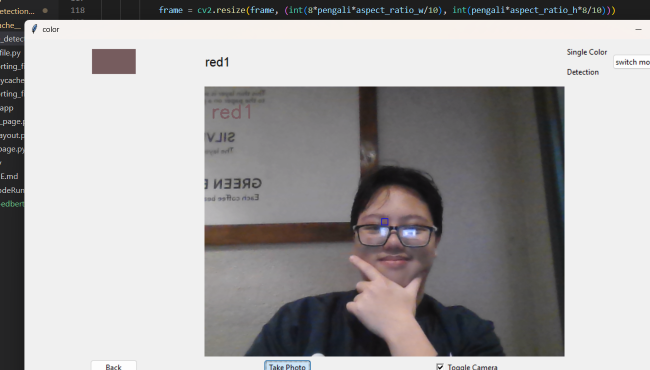
#> input picture testing-edbert.png, 1300 x 740 px, given in place of the camera (shown at 1/2 size)
$ python image_detection_v2.py
#> lines starting #> are read from the running program, lines starting #| are printed output that depends on the picture; after the words box and inside, x2 and y2 are one past the last pixel; in counts of white or black regions, pixels touching at a corner belong together
# Python code for Multiple Color Detection

from supporting_file import *


# Capturing video through webcam
webcam = cv2.VideoCapture(0)

# Start a while loop
while(1):

	# Reading the video from the
	# webcam in image frames
	_, imageFrame = webcam.read()
#> imageFrame is the input picture: shape (740, 1300, 3); mean B, G, R 163.6, 163.4, 165.4

	# Convert the imageFrame in
	# BGR(RGB color space) to
	# HSV(hue-saturation-value)
	# color space
	hsvFrame = cv2.cvtColor(imageFrame, cv2.COLOR_BGR2HSV)
#> hsvFrame: shape (740, 1300, 3); mean H, S, V 43.6, 12.8, 166.9

	# define mask for each color using range of color
	# mask = cv2.inRange(frame, lower range, upper range)
	black_mask = cv2.inRange(hsvFrame, np.array(color_dict_HSV["black"][1], np.uint8), np.array(color_dict_HSV["black"][0], np.uint8))
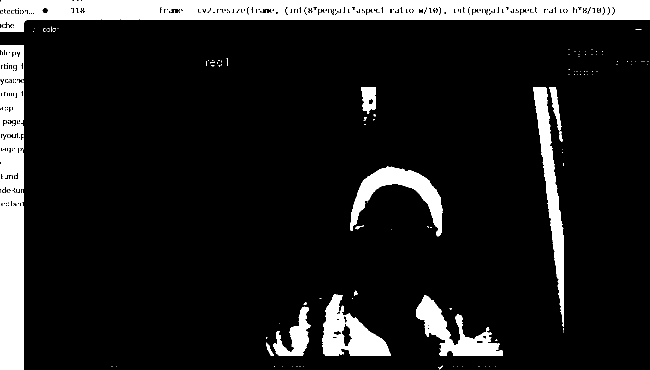
#> black_mask: shape (740, 1300) (shown at 1/2 size); 11.8% white; 204 white regions (182 under 20 px), largest, box (x1, y1, x2, y2) and area: (280, 0, 1300, 39) 35100, (0, 91, 48, 740) 28054, (1066, 174, 1128, 654) 8940
	white_mask = cv2.inRange(hsvFrame, np.array(color_dict_HSV["white"][1], np.uint8), np.array(color_dict_HSV["white"][0], np.uint8))
#> white_mask: shape (740, 1300); 49.7% white; 163 white regions (159 under 20 px), largest, box (x1, y1, x2, y2) and area: (49, 40, 1300, 740) 477121, (437, 122, 441, 130) 27, (94, 57, 98, 63) 22, (107, 57, 111, 63) 20
	red_mask = cv2.inRange(hsvFrame, np.array(color_dict_HSV["red"][1], np.uint8), np.array(color_dict_HSV["red"][0], np.uint8))
#> red_mask: shape (740, 1300); 1.2% white; 327 white regions (292 under 20 px), largest, box (x1, y1, x2, y2) and area: (185, 99, 271, 147) 4128, (739, 481, 837, 576) 3155, (715, 425, 785, 446) 648
	Red_mask = cv2.inRange(hsvFrame, np.array(color_dict_HSV["Red"][1], np.uint8), np.array(color_dict_HSV["Red"][0], np.uint8))
#> Red_mask: shape (740, 1300); 0.05% white in thin lines or dots
	green_mask = cv2.inRange(hsvFrame, np.array(color_dict_HSV["green"][1], np.uint8), np.array(color_dict_HSV["green"][0], np.uint8))
#> green_mask: shape (740, 1300); 0.01% white in thin lines or dots, all inside (x1, y1, x2, y2) = (0, 13, 1228, 413)
	blue_mask = cv2.inRange(hsvFrame, np.array(color_dict_HSV["blue"][1], np.uint8), np.array(color_dict_HSV["blue"][0], np.uint8))
#> blue_mask: shape (740, 1300); 0.24% white in thin lines or dots
	yellow_mask = cv2.inRange(hsvFrame, np.array(color_dict_HSV["yellow"][1], np.uint8), np.array(color_dict_HSV["yellow"][0], np.uint8))
#> yellow_mask: shape (740, 1300); 0.06% white in thin lines or dots
	purple_mask = cv2.inRange(hsvFrame, np.array(color_dict_HSV["purple"][1], np.uint8), np.array(color_dict_HSV["purple"][0], np.uint8))
#> purple_mask: shape (740, 1300); 0.14% white in thin lines or dots
	orange_mask = cv2.inRange(hsvFrame, np.array(color_dict_HSV["orange"][1], np.uint8), np.array(color_dict_HSV["orange"][0], np.uint8))
#> orange_mask: shape (740, 1300); 0.18% white; 443 white regions (436 under 20 px), largest, box (x1, y1, x2, y2) and area: (409, 457, 457, 479) 491, (825, 397, 834, 410) 73, (845, 412, 853, 421) 60
	brown_mask = cv2.inRange(hsvFrame, np.array(color_dict_HSV["brown"][1], np.uint8), np.array(color_dict_HSV["brown"][0], np.uint8))
#> brown_mask: shape (740, 1300); 1.2% white; 717 white regions (665 under 20 px), largest, box (x1, y1, x2, y2) and area: (409, 450, 605, 495) 5159, (649, 445, 701, 476) 511, (610, 447, 653, 469) 393


	# Morphological Transform, Dilation
	# for each color and bitwise_and operator
	# between imageFrame and mask determines
	# to detect only that particular color
	kernel = np.ones((5, 5), "uint8")

	#Create mask and implementation for each color in image

	# For black color
	black_mask = cv2.dilate(black_mask, kernel)
#> black_mask: shape (740, 1300); 14.5% white; 77 white regions, largest, box (x1, y1, x2, y2) and area: (0, 0, 1300, 65) 54451, (0, 89, 50, 740) 32487, (1064, 172, 1130, 667) 11398
	res_black = cv2.bitwise_and(imageFrame, imageFrame,
							mask = black_mask)
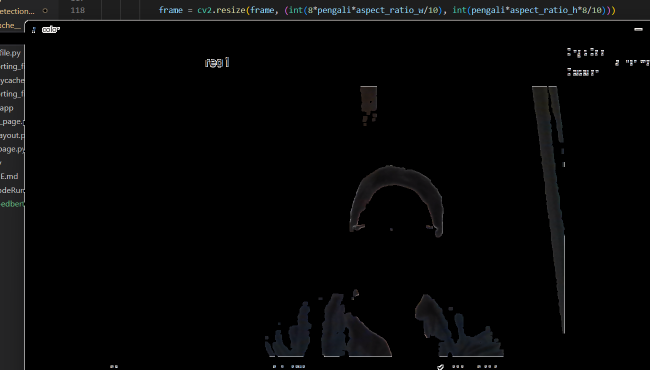
#> res_black: shape (740, 1300, 3) (shown at 1/2 size); mean B, G, R 6.6, 6.4, 6.2
	# For white color
	white_mask = cv2.dilate(white_mask, kernel)
#> white_mask: shape (740, 1300); 51.3% white; 32 black regions (23 under 20 px), largest, box (x1, y1, x2, y2) and area: (411, 175, 1127, 711) 383616, (0, 0, 1300, 740) 79670, (186, 100, 270, 146) 3864
	res_white = cv2.bitwise_and(imageFrame, imageFrame,
							mask = white_mask)
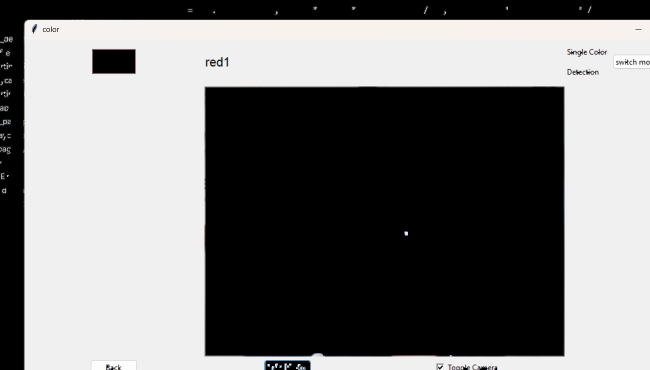
#> res_white: shape (740, 1300, 3) (shown at 1/2 size); mean B, G, R 120.5, 120.7, 121
	# For red color
	red_mask = cv2.dilate(red_mask, kernel)
#> red_mask: shape (740, 1300); 2.6% white; 131 white regions (3 under 20 px), largest, box (x1, y1, x2, y2) and area: (737, 460, 839, 578) 5225, (183, 97, 273, 149) 4680, (713, 423, 844, 456) 2259
	res_red = cv2.bitwise_and(imageFrame, imageFrame,
							mask = red_mask)
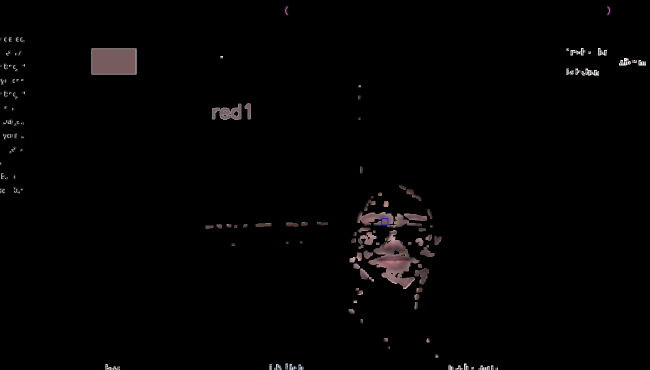
#> res_red: shape (740, 1300, 3) (shown at 1/2 size); mean B, G, R 2.8, 2.7, 3.2
	# For Red color
	Red_mask = cv2.dilate(Red_mask, kernel)
#> Red_mask: shape (740, 1300); 0.64% white; 109 white regions (1 under 20 px), largest, box (x1, y1, x2, y2) and area: (442, 449, 459, 467) 219, (45, 18, 71, 30) 192, (33, 264, 48, 282) 178
	res_Red = cv2.bitwise_and(imageFrame, imageFrame,
							mask = Red_mask)
	# For green color
	green_mask = cv2.dilate(green_mask, kernel)
#> green_mask: shape (740, 1300); 0.14% white; 11 white regions, largest, box (x1, y1, x2, y2) and area: (0, 399, 50, 415) 499, (404, 13, 425, 28) 206, (926, 12, 935, 28) 112
	res_green = cv2.bitwise_and(imageFrame, imageFrame,
								mask = green_mask)
	# For blue color
	blue_mask = cv2.dilate(blue_mask, kernel)
#> blue_mask: shape (740, 1300); 1.9% white; 94 white regions (3 under 20 px), largest, box (x1, y1, x2, y2) and area: (933, 11, 998, 32) 895, (627, 11, 690, 32) 828, (704, 11, 772, 32) 792
	res_blue = cv2.bitwise_and(imageFrame, imageFrame,
							mask = blue_mask)
	# For yellow color
	yellow_mask = cv2.dilate(yellow_mask, kernel)
#> yellow_mask: shape (740, 1300); 0.74% white; 96 white regions (3 under 20 px), largest, box (x1, y1, x2, y2) and area: (465, 11, 500, 32) 416, (434, 15, 463, 28) 301, (1158, 11, 1185, 27) 252
	res_yellow = cv2.bitwise_and(imageFrame, imageFrame,
							mask = yellow_mask)
	# For purple color
	purple_mask = cv2.dilate(purple_mask, kernel)
#> purple_mask: shape (740, 1300); 1.1% white; 127 white regions, largest, box (x1, y1, x2, y2) and area: (753, 430, 809, 461) 610, (761, 459, 807, 482) 427, (1133, 96, 1171, 113) 415
	res_purple = cv2.bitwise_and(imageFrame, imageFrame,
							mask = purple_mask)
	# For blue color
	orange_mask = cv2.dilate(orange_mask, kernel)
#> orange_mask: shape (740, 1300); 1.3% white; 96 white regions (1 under 20 px), largest, box (x1, y1, x2, y2) and area: (407, 451, 459, 488) 986, (0, 14, 70, 30) 782, (0, 293, 51, 309) 564
	res_orange = cv2.bitwise_and(imageFrame, imageFrame,
							mask = orange_mask)
	# For brown color
	brown_mask = cv2.dilate(brown_mask, kernel)
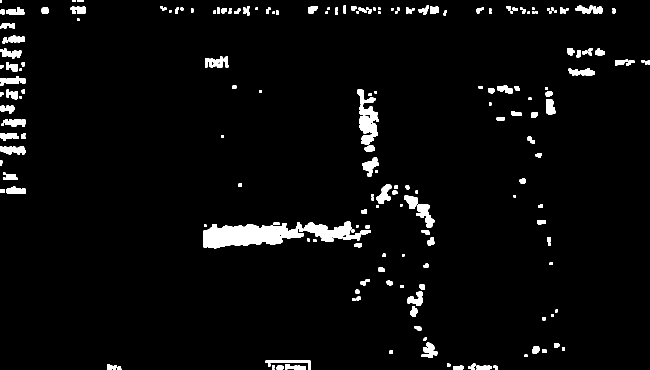
#> brown_mask: shape (740, 1300) (shown at 1/2 size); 3.7% white; 206 white regions (1 under 20 px), largest, box (x1, y1, x2, y2) and area: (407, 444, 607, 497) 6855, (608, 443, 742, 484) 2566, (718, 211, 757, 289) 1994
	res_brown = cv2.bitwise_and(imageFrame, imageFrame,
							mask = brown_mask)
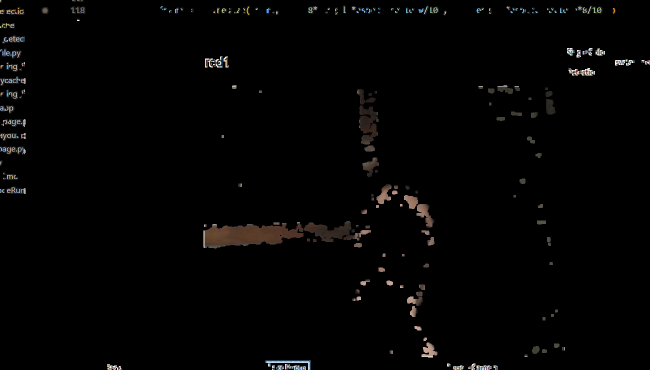
#> res_brown: shape (740, 1300, 3) (shown at 1/2 size); mean B, G, R 3, 3.2, 3.6


	# list of colors
	color_mask_list = [black_mask,white_mask,red_mask,Red_mask,green_mask,blue_mask,yellow_mask,
		    purple_mask,orange_mask,brown_mask]

	for order in range(0,10):
		# Creating contour to track each color
		contours, hierarchy = cv2.findContours(color_mask_list[order],
											cv2.RETR_TREE,
											cv2.CHAIN_APPROX_SIMPLE)

		for pic, contour in enumerate(contours):
			area = cv2.contourArea(contour)
			if(area > 1500): #Size of color detected
				x, y, w, h = cv2.boundingRect(contour) #the rectangle
				imageFrame = cv2.rectangle(imageFrame, (x, y),
			       						(x + w, y + h),
				  						 tuple(color_dict_BGR[color_list[order]]), 2)
				#Puting text on rectangle
				cv2.putText(imageFrame, color_list[order], (x, y),
							cv2.FONT_HERSHEY_SIMPLEX, 1.0,
							tuple(color_dict_BGR[color_list[order]]))
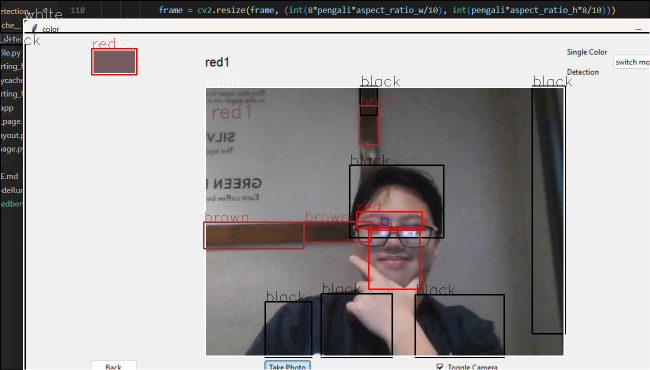
#> imageFrame: shape (740, 1300, 3) (shown at 1/2 size); 4.57% of pixels changed, all inside (x1, y1, x2, y2) = (0, 0, 1300, 740)

	# Program Termination
	cv2.imshow("Multiple Color Detection in Real-TIme", imageFrame)
	key = cv2.waitKey(1)
#> (key Esc is pressed here)
	if key == 27: # press 'esc'
		break
